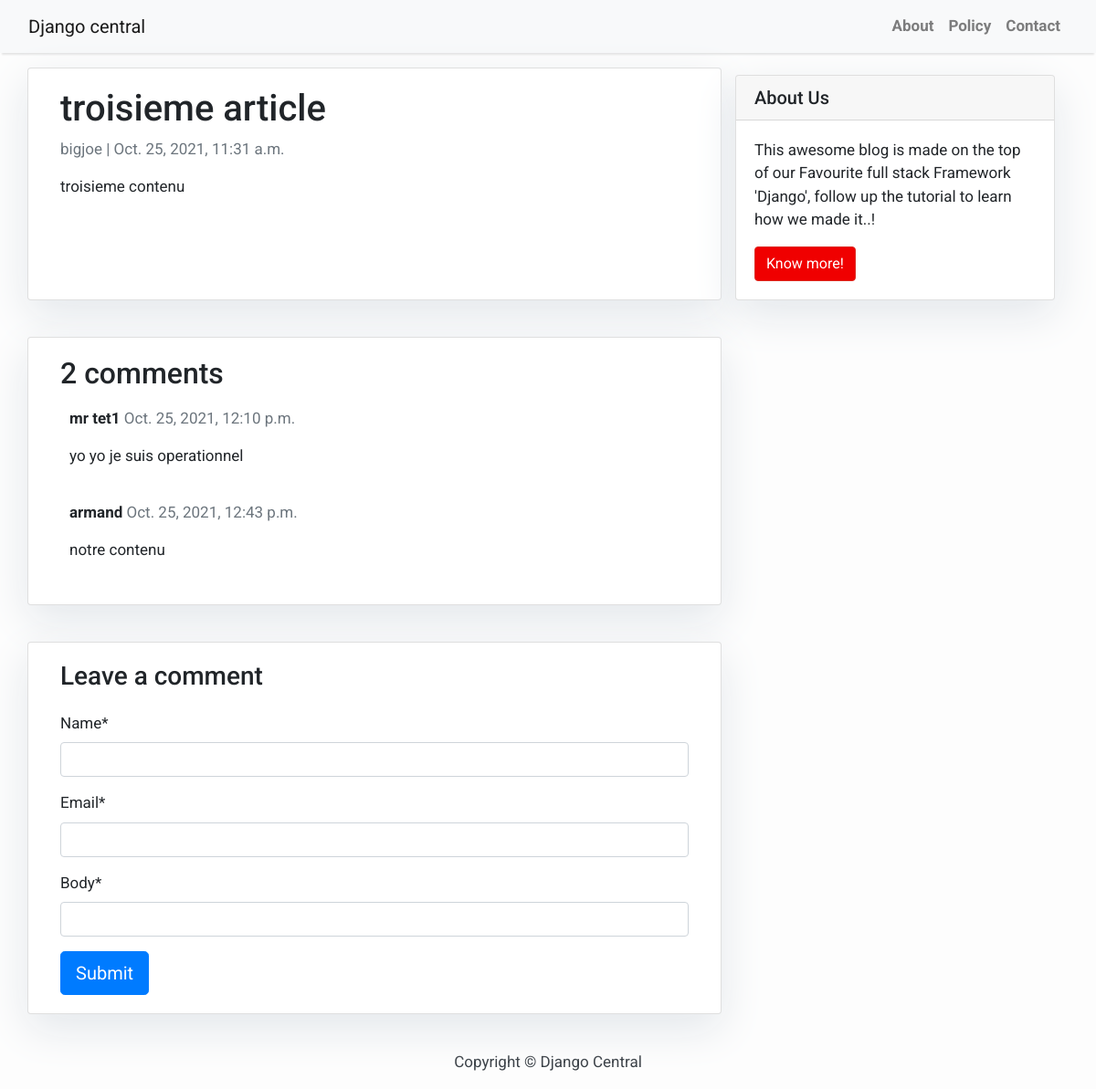
/troisieme-article/, run on the app's committed database.
### blog/models.py (models this page shows, shortened)
class Post(models.Model):
    title = models.CharField(max_length=200, unique=True)
    slug = models.SlugField(max_length=200, unique=True)
    author = models.ForeignKey(User, on_delete= models.CASCADE,related_name='blog_posts')
    updated_on = models.DateTimeField(auto_now= True)
    content = models.TextField()
    created_on = models.DateTimeField(auto_now_add=True)
    status = models.IntegerField(choices=STATUS, default=0)
    class Meta:
        ordering = ['-created_on']

class Comment(models.Model):
    post = models.ForeignKey(Post,on_delete=models.CASCADE,related_name='comments')
    name = models.CharField(max_length=80)
    email = models.EmailField()
    body = models.TextField()
    created_on = models.DateTimeField(auto_now_add=True)
    active = models.BooleanField(default=False)
    class Meta:
        ordering = ['created_on']

### blog/views.py (the view)
# urls.py: path('<slug:slug>/', views.post_detail, name='post_detail')]
def post_detail(request, slug):
    template_name = 'post_detail.html'
    post = get_object_or_404(Post, slug=slug)
    comments = post.comments.filter(active=True)
    new_comment = None
    if request.method == 'POST':
        comment_form = CommentForm(data=request.POST)
        if comment_form.is_valid():
            new_comment = comment_form.save(commit=False)
            new_comment.post = post
            new_comment.save()
    else:
        comment_form = CommentForm()
    return render(request, template_name, {'post': post,
                                           'comments': comments,
                                           'new_comment': new_comment,
                                           'comment_form': comment_form})

### blog/forms.py
class CommentForm(forms.ModelForm):
    body = forms.CharField(widget=SummernoteWidget())  # instead of forms.Textarea
    class Meta:
        model = Comment
        fields = ('name', 'email', 'body')

### blog/templates/post_detail.html (shortened to what this page needs)
{% extends 'base.html' %} {% block content %}
<div class="container">
    <div class="row">
        <div class="col-md-8 card mb-4  mt-3 left  top">
            <div class="card-body">
                <h1>{% block title %} {{ post.title }} {% endblock title %}</h1>
                <p class=" text-muted">{{ post.author }} | {{ post.created_on }}</p>
                <p class="card-text ">{{ post.content | safe }}</p>
            </div>
    </div>
    {% block sidebar %} {% include 'sidebar.html' %} {% endblock sidebar %}
    <div class="col-md-8 card mb-4  mt-3 ">
      <div class="card-body">
        <h2>{{ comments.count }} comments</h2>
        {% for comment in comments %}
        <div class="comments" style="padding: 10px;">
          <p class="font-weight-bold">
            {{ comment.name }}
            <span class=" text-muted font-weight-normal">
              {{ comment.created_on }}
            </span>
          </p>
          {{ comment.body|safe | linebreaks }}
        </div>
        {% endfor %}
      </div>
    </div>
    <div class="col-md-8 card mb-4  mt-3 ">
        {% load crispy_forms_tags %}
        <div class="card-body">
            {% if new_comment %}
            <div class="alert alert-success" role="alert">
                Your comment is awaiting moderation
            </div>
            {% else %}
            <h3>Leave a comment</h3>
        <form method="post" style="margin-top: 1.3em;">
          {{ comment_form| crispy }}
          <button type="submit" class="btn btn-primary  btn-lg">Submit</button>
        </form>
        {% endif %}
      </div>
    </div>
</div>
</div>
{% endblock content %}

### blog/templates/base.html (style rules this page uses)
body { font-family: "Roboto", sans-serif; font-size: 17px; background-color: #fdfdfd; }

### blog/templates/sidebar.html (style rules this page uses)
.card { box-shadow: 0 16px 48px #E3E7EB; }

### data on the page
Post: title "troisieme article", author "bigjoe", created_on "Oct. 25, 2021, 11:31 a.m.", content "troisieme contenu"
Comment: name "mr tet1", created_on "Oct. 25, 2021, 12:10 p.m.", body "yo yo je suis operationnel"
Comment: name "armand", created_on "Oct. 25, 2021, 12:43 p.m.", body "notre contenu"

### other printed values
{{ comments.count }} "2"
